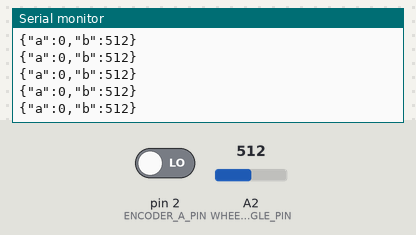
This sketch was run on a simulated Arduino Uno, built with avr-gcc and run on an emulated ATmega328P. Shown: the last lines printed to the serial monitor. The inputs (shaded band) are chosen by the test bench; at power-on: A2 (WHEEL_ANGLE_PIN) = 512, pin 2 (ENCODER_A_PIN) LOW.

Above: at 1.2 s.
1.3 s: A2 (WHEEL_ANGLE_PIN) set to 104
At 2.0 s:
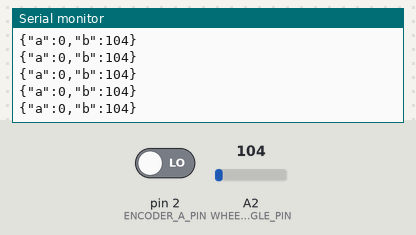
4.3 s: A2 (WHEEL_ANGLE_PIN) set to 92
At 5.3 s:
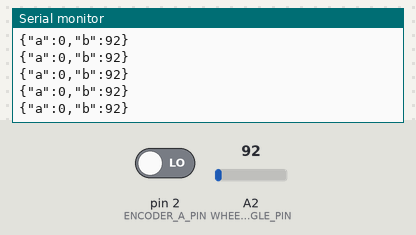
12.8 s: A2 (WHEEL_ANGLE_PIN) set to 11
At 13.4 s:
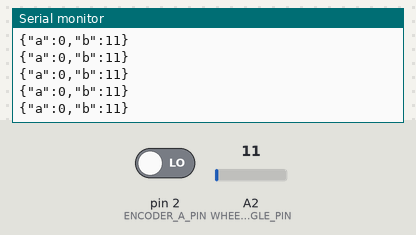
14.3 s: A2 (WHEEL_ANGLE_PIN) set to 8
At 14.9 s:
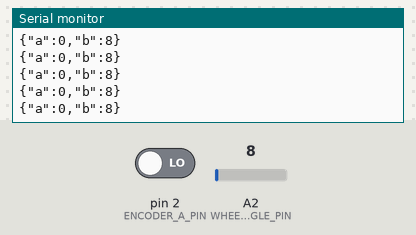
Timing chart, 0 to 16.8 s (numbered marks = the images above; inputs shaded):
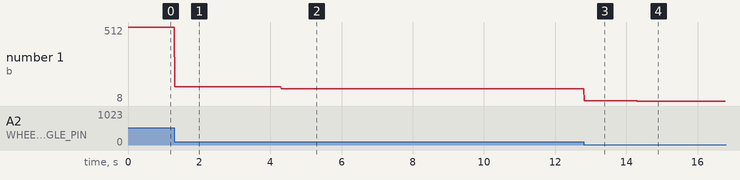

The sketch:

fast_enc.ino
```cpp
#define WHEEL_ANGLE_PIN A2
#define ENCODER_A_PIN 2
#define ENCODER_B_PIN 3
#define BUFFER_LENGTH 128
#define BAUD 9600

int angle = 512;
char output[BUFFER_LENGTH];
int encoder = 0;

void setup() {
  Serial.begin(BAUD);
  attachInterrupt(0, counter, CHANGE); // set encoder interrupt
  pinMode(WHEEL_ANGLE_PIN, INPUT);
}

void loop() {
  angle = analogRead(WHEEL_ANGLE_PIN);
  sprintf(output, "{\"a\":%d,\"b\":%d}", encoder, angle);
  Serial.println(output);
  Serial.flush();
};

void counter(void) {
  if (digitalRead(ENCODER_A_PIN) == HIGH) {
    if (digitalRead(ENCODER_B_PIN) == LOW) {
      encoder++; // CW
    }
    else {
      encoder--; // CCW
    }
  }
  else   // must be a high-to-low edge on channel A
  {
    // check channel B to see which way encoder is turning
    if (digitalRead(ENCODER_B_PIN) == HIGH) {
      encoder++; // CW
    }
    else {
      encoder--; // CCW
    }
  }
}
```

Measured:
- after the input at 1.3 s, the serial monitor: prints a new line at once (image 1)
- after the input at 4.3 s, the serial monitor: prints a new line at once (image 2)
- after the input at 12.8 s, the serial monitor: prints a new line at once (image 3)
- after the input at 14.3 s, the serial monitor: prints a new line at once (image 4)
- plotted number 1: 512 → 104 after the input at 1.3 s, 104 → 92 after the input at 4.3 s, 92 → 11 after the input at 12.8 s, 11 → 8 after the input at 14.3 s
